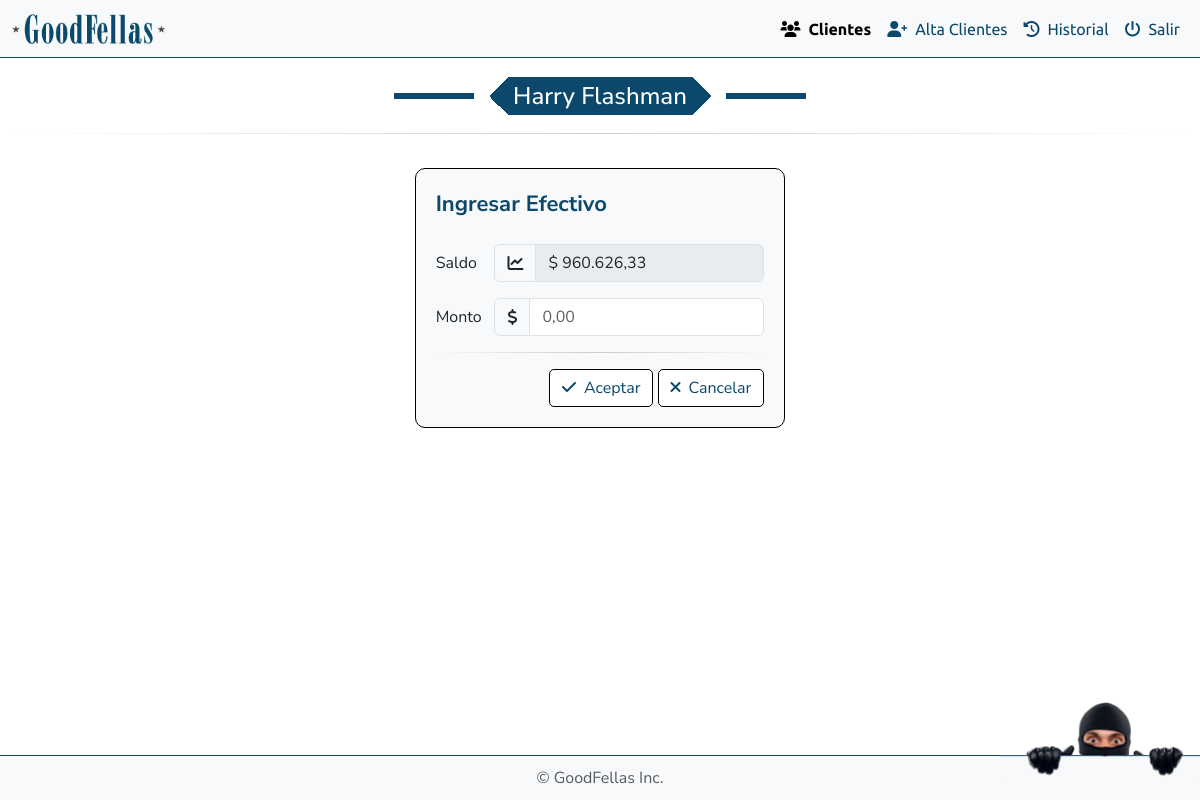
/funciones/ingresar_efectivo.php, run on an earlier commit of the app's database.
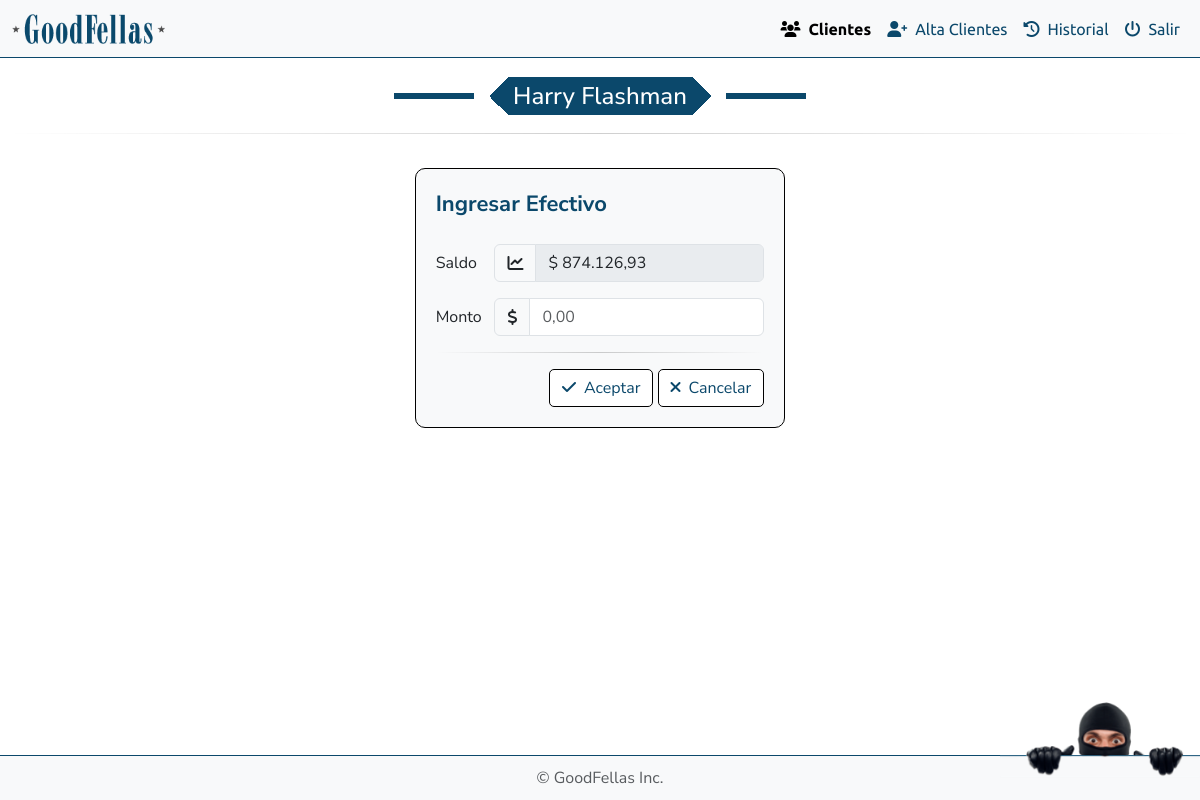
And on a later commit of the database.
### tables this page shows
CREATE TABLE `clientes` (
  `email` varchar(100) NOT NULL,
  `password` varchar(255) NOT NULL,
  `nombre` varchar(50) NOT NULL,
  `apellido` varchar(50) NOT NULL,
  `telefono` varchar(20) DEFAULT NULL,
  `corredora` varchar(100) DEFAULT NULL,
  `url` varchar(255) DEFAULT NULL,
  `cliente_id` int(11) NOT NULL
);

CREATE TABLE `balance` (
  `id` int(11) NOT NULL,
  `cliente_id` int(11) DEFAULT NULL,
  `efectivo` decimal(10,2) NOT NULL
);

### public_html/funciones/formato_dinero.php (called while the page is built, shortened)
<?php
if (!function_exists('formatear_dinero')) {
    function formatear_dinero($numero)
    {
        return number_format($numero, 2, ',', '.');
    }
}

### public_html/funciones/ingresar_efectivo.php (the view, shortened to what this page needs)
<?php
require_once '../../config/config.php';
require_once '../funciones/formato_dinero.php';
$cliente_id = isset($_GET['cliente_id']) ? $_GET['cliente_id'] : 1;
$sql = "SELECT nombre, apellido FROM clientes WHERE cliente_id = ?";
$stmt = $conn->prepare($sql);
$stmt->bind_param("i", $cliente_id);
$stmt->execute();
$stmt->bind_result($nombre, $apellido);
$sql_saldo = "SELECT efectivo FROM balance WHERE cliente_id = ?";
$stmt_saldo = $conn->prepare($sql_saldo);
$stmt_saldo->bind_param("i", $cliente_id);
$stmt_saldo->execute();
$stmt_saldo->bind_result($saldo_en_pesos);
$saldo_en_pesos_formateado = formatear_dinero($saldo_en_pesos);
$nombre_y_apellido = htmlspecialchars($nombre . ' ' . $apellido);
?>
<!DOCTYPE html>
<html lang="es">
<head>
    <link rel="stylesheet" href="https://cdn.jsdelivr.net/npm/bootstrap@5.3.0-alpha3/dist/css/bootstrap.min.css">
    <link rel="stylesheet" href="https://cdnjs.cloudflare.com/ajax/libs/bootstrap-icons/1.10.3/font/bootstrap-icons.min.css">
    <link rel="stylesheet" href="https://cdnjs.cloudflare.com/ajax/libs/font-awesome/6.0.0-beta3/css/all.min.css">
    <link rel="stylesheet" href="../css/style.css">
</head>
<body>
    <nav class="navbar navbar-expand-lg navbar-light bg-light fixed-top">
        <div class="container-fluid">
            <a class="navbar-brand" href="#">
                <img src="../img/logo.png" alt="Logo" title="GoodFellas" />
            </a>
            <div class="collapse navbar-collapse" id="navbarNavDropdown">
                <ul class="navbar-nav ms-auto">
                    <li class="nav-item">
                        <a class="nav-link active" href="../backend/lista_clientes.php"><i class="fa-solid fa-users me-2"></i>Clientes
                        </a>
                    </li>
                    <li class="nav-item">
                        <a class="nav-link" href="../backend/alta_clientes.php"><i class="fa-solid fa-user-plus me-2"></i>Alta Clientes
                        </a>
                    </li>
                    <li class="nav-item">
                        <a class="nav-link" href="../backend/historial.php"><i class="fa-solid fa-clock-rotate-left me-2"></i>Historial
                        </a>
                    </li>
                    <li class="nav-item">
                        <a class="nav-link" href="../logout.php"><i class="fa-solid fa-power-off me-2"></i>Salir
                        </a>
                    </li>
                </ul>
            </div>
        </div>
    </nav>
    <div class="row mx-2 mt-navbar">
        <div class="col-12 text-center">
            <h4 class="fancy"><?php echo $nombre_y_apellido; ?></h4>
        </div>
        <hr class="mod">
        <div class="col-4"></div>
        <div class="col-4 text-center">
            <div class="container-fluid my-4 efectivo">
                <h5 class="me-2 cartera titulo-botones mb-4">Ingresar Efectivo</h5>
                <form id="compra_acciones" method="POST" action="">
                    <div class="row mb-3 align-items-center">
                        <label for="saldo" class="col-sm-2 col-form-label">Saldo</label>
                        <div class="col-sm-10">
                            <div class="input-group">
                                <span class="input-group-text bg-light"><i class="fa-solid fa-chart-line"></i></span>
                                <input type="text" class="form-control" id="saldo" name="saldo"
                                    value="$ <?php echo $saldo_en_pesos_formateado; ?>" readonly disabled>
                            </div>
                        </div>
                    </div>
                    <div class="row mb-3 align-items-center">
                        <label for="monto" class="col-sm-2 col-form-label">Monto</label>
                        <div class="col-sm-10">
                            <div class="input-group">
                                <span class="input-group-text bg-light"><i class="fa-solid fa-dollar-sign"></i></span>
                                <input type="text" step="0.01" class="form-control" id="monto" name="monto"
                                    placeholder="0,00" required>
                            </div>
                        </div>
                    </div>
                    <hr class="mod mb-3">
                    <div class="text-end">
                        <button type="submit" class="btn btn-custom ver"><i class="fa-solid fa-check me-2"></i>Aceptar</button>
                        <button type="button" class="btn btn-custom eliminar"
                            onclick="window.location.href='../backend/lista_clientes.php'">
                            <i class="fa-solid fa-times me-2"></i>Cancelar</button>
                    </div>
                </form>
            </div>
        </div>
        <div class="col-4"></div>
    </div>
    <img id="fixed-image" src="../img/chorro.png" alt="Imagen Fija" />
    <footer class="footer bg-light">
        <div class="container">
            <span class="text-muted">© GoodFellas Inc.</span>
        </div>
    </footer>
</body>
</html>

### public_html/css/style.css (style rules this page uses)
body { font-family: "Nunito Sans", serif; }
body { display: flex; flex-direction: column; min-height: 100vh; }
.footer { background-color: #f8f9fa; text-align: center; padding: 10px 0; border-top: 1px solid #0B486B; position: fixed; width: 100%; bottom: 0; }
.nav-link { color: #0B486B; font-family: "Ubuntu", serif; }
.nav-link.active { color: #0B486B; font-weight: bold; }
.fancy { --b: 6px; --w: 80px; --g: 15px; --c: #0B486B; width: fit-content; font-family: "Nunito Sans", serif; padding: 0 1em; line-height: 1.6em; color: #fff; background: conic-gradient(from 45deg at left ,var(--c) 25%,#0000 0) 0, conic-gradient(from -135deg at right,var(--c) 25%,#0000 0) 100%; background-size: 51% 100%; background-repeat: no-repeat; border-image: linear-gradient( #0000 calc(50% - var(--b)/2), var(--c) 0 calc(50% + var(--b)/2), #0000 0) 1/0 var(--w)/calc(var(--w) + var(--g)); margin-inline: auto; }
hr.mod { border: 0; height: 1px; background-image: linear-gradient(to right, rgba(0, 0, 0, 0), rgba(0, 0, 0, 0.75), rgba(0, 0, 0, 0)); margin: 10px 0px 10px 0px; }
h5 { font-weight: 300; font-size: 22px; line-height: 1.4em; color: #404040; font-family: "Nunito Sans", serif; }
.btn-custom { border: 1px solid #000000; background-color: #fff; color: #0B486B; border-radius: 5px; }
.efectivo { border: 1px solid black; border-radius: 10px; background-color: #f8f9fa; padding: 20px; align-items: center; justify-content: space-between; }
.titulo-botones { display: flex; flex-direction: column; align-items: flex-start; width: 100%; }
.cartera { color: #0B486B; font-weight: bold; }
.navbar { border-bottom: 1px solid #0B486B; }
.navbar-brand { left: 1rem; }
.navbar-brand img { height: 30px; }
.mt-navbar { margin-top: 77px; }
form label { display: block; text-align: right; }
#fixed-image { position: fixed; bottom: 22.81px; right: 0; z-index: 9999; width: 200px; }

What changed in the data, as far as the page shows it:
changed balance: saldo "$ 960.626,33" → "$ 874.126,93"
